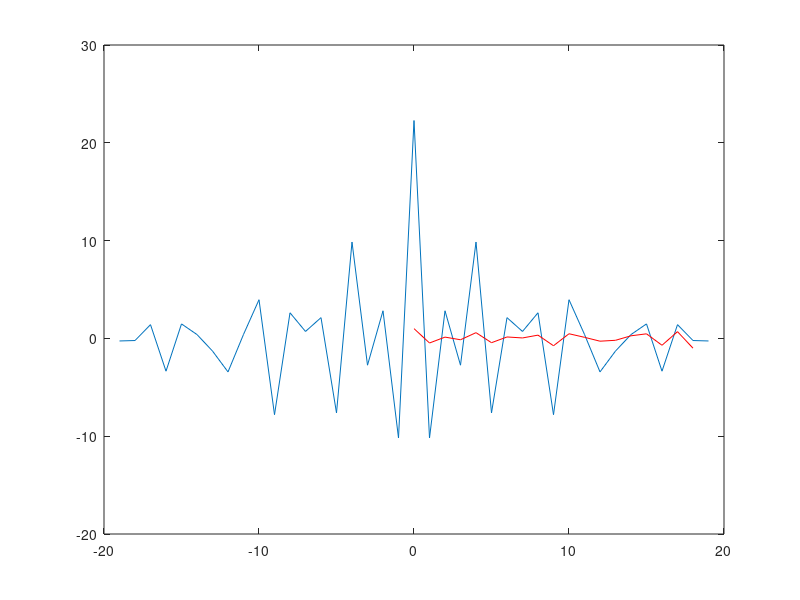

MATLAB code to generate this figure:
a = randn(20,1);

[c, shifts] = xcorr(a);
plot(shifts,c);

hold on

d = zeros(20,1);
for i=1:numel(a)
    d(i) = corr(a(i:end),a(1:end-i+1));
end

plot(0:19,d,'r');